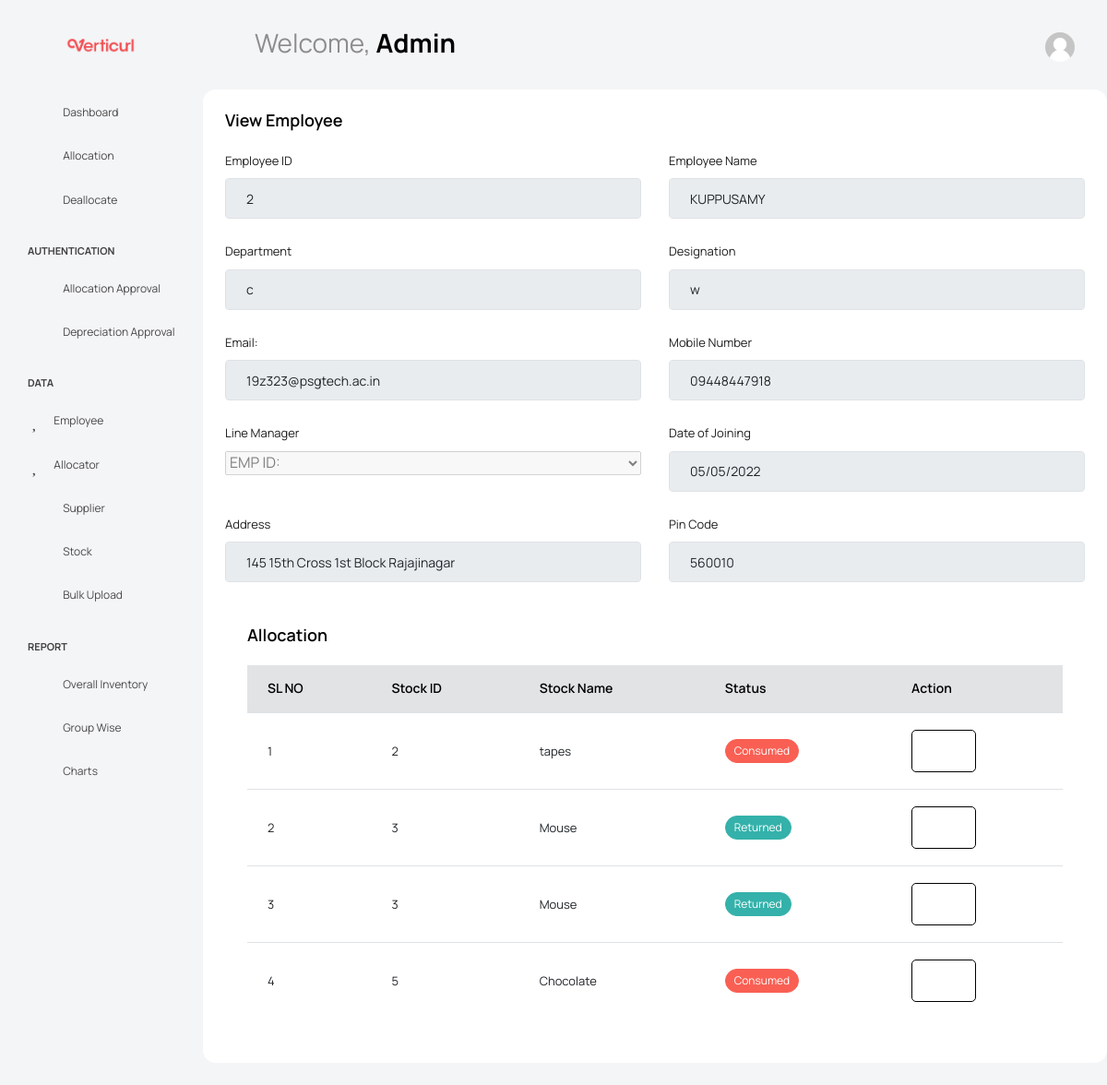
The page /viewEmployee/2/ on the database its author committed.
### App/models.py (models this page shows, shortened)
class Employee(models.Model):
    username = models.ForeignKey(User,on_delete=models.CASCADE)
    mobile = models.CharField(max_length=10)
    Department = models.CharField(max_length=20)
    Designation = models.CharField(max_length=20)
    line_manager = models.CharField(max_length=20)
    doj = models.DateField()
    address = models.CharField(max_length=500)
    pincode = models.IntegerField()

class Allocation(models.Model):
    aid = models.ForeignKey(User,on_delete=models.CASCADE)
    stock = models.ForeignKey(Stock,on_delete=models.CASCADE)
    allocated_date = models.DateField()
    return_date = models.DateField()
    returned = models.IntegerField()

class Stock(models.Model):
    id = models.IntegerField(primary_key=True)
    product_name = models.CharField(max_length=100)
    product_price = models.FloatField()
    product_type = models.CharField(max_length=20)
    supplier = models.ForeignKey(Supplier, on_delete=models.CASCADE)
    dop = models.DateField()
    temp = models.CharField(max_length=100)

### App/views.py (the view)
# urls.py: path('viewEmployee/<str:pk>/', views.viewEmployee, name='viewEmployee'),
def viewEmployee(request,pk):
    emp = User.objects.get(username=pk)
    sup = Employee.objects.get(username=emp)
    p = Employee.objects.all()
    sdate = sup.doj.strftime("%Y-%m-%d")
    a = Allocation.objects.filter(aid = emp)
    context = {
        'ls': sup,
        'ps': p,
        'sdate': sdate,
        'status' : 1,
        'a':a,
        'asset': 'Asset',
        'active': 'badge badge-pill-success',
        'exp': 'badge badge-pill-danger',
        'net': 'badge badge-pill-info',
    }
    return render(request, 'App/Admin/Employee/viewEmployee.html',context)

### templates/App/Admin/Employee/viewEmployee.html (shortened to what this page needs)
<!DOCTYPE html>
{% load static %}
<html lang="en">
<head>
  <link rel="stylesheet" href="{% static 'vendors/feather/feather.css'%} ">
  <link rel="stylesheet" href="{% static 'vendors/mdi/css/materialdesignicons.min.css'%} ">
  <link rel="stylesheet" href="{% static 'vendors/ti-icons/css/themify-icons.css'%} ">
  <link rel="stylesheet" href="{% static 'vendors/typicons/typicons.css'%} ">
  <link rel="stylesheet" href="{% static 'vendors/simple-line-icons/css/simple-line-icons.css'%} ">
  <link rel="stylesheet" href="{% static 'vendors/css/vendor.bundle.base.css'%} ">
  <link rel="stylesheet" href="{% static 'vendors/datatables.net-bs4/dataTables.bootstrap4.css'%} ">
  <link rel="stylesheet" type="text/css" href="{% static 'js/select.dataTables.min.css'%} ">
  <link rel="stylesheet" href="{% static 'vendors/select2/select2.min.css'%} ">
  <link rel="stylesheet" href="{% static 'vendors/morris.js/morris.css'%} ">
  <link rel="stylesheet" href="{% static 'vendors/select2-bootstrap-theme/select2-bootstrap.min.css'%} ">
  <link rel="stylesheet" href="{% static 'css/vertical-layout-light/style.css'%} ">
</head>
<body class="with-welcome-text">
  <div class="container-scroller">
    <nav class="navbar default-layout col-lg-12 col-12 p-0 fixed-top d-flex align-items-top flex-row">
      <div class="text-center navbar-brand-wrapper d-flex align-items-center justify-content-start">
        <div class="me-3">
          <button class="navbar-toggler navbar-toggler align-self-center" type="button" data-bs-toggle="minimize">
            <span class="icon-menu"></span>
          </button>
        </div>
        <div>
          <a class="navbar-brand brand-logo" href="/Admin_Dashboard/">
            <img src="{% static 'Assert/Logo3.png'%}" alt="logo" />
          </a>
        </div>
      </div>
      <div class="navbar-menu-wrapper d-flex align-items-top">
        <ul class="navbar-nav">
          <li class="nav-item font-weight-semibold d-none d-lg-block ms-0">
            <h1 class="welcome-text">Welcome, <span class="text-black fw-bold">Admin</span></h1>
          </li>
        </ul>
        <ul class="navbar-nav ms-auto">
          <li class="nav-item dropdown d-none d-lg-block user-dropdown">
            <a class="nav-link" id="UserDropdown" href="#" data-bs-toggle="dropdown" aria-expanded="false">
              <img class="img-xs rounded-circle" src="{% static 'images/empty_face.jpg' %}" alt="Profile image"> </a>
          </li>
        </ul>
      </div>
    </nav>
    <div class="container-fluid page-body-wrapper">
      <nav class="sidebar sidebar-offcanvas" id="sidebar">
        <ul class="nav">
          <li class="nav-item">
            <a class="nav-link" href="/Admin_Dashboard/">
              <i class="mdi mdi-grid-large menu-icon"></i>
              <span class="menu-title">Dashboard</span>
            </a>
          </li>
          <li class="nav-item">
            <a class="nav-link" href="/allocate/">
              <i class="menu-icon mdi mdi-account-key"></i>
              <span class="menu-title">Allocation</span>
            </a>
          </li>
          <li class="nav-item">
            <a class="nav-link" href="\deallocate\">
              <i class="menu-icon mdi mdi-account-minus"></i>
              <span class="menu-title">Deallocate</span>
            </a>
          </li>
          <li class="nav-item nav-category">Authentication</li>
          <li class="nav-item">
            <a class="nav-link" href="/allocationApproval/">
              <i class="menu-icon mdi  mdi mdi-check"></i>
              <span class="menu-title">Allocation Approval</span>
            </a>
          </li>
          <li class="nav-item">
            <a class="nav-link" href="/depreciationApproval/">
              <i class="menu-icon ti-arrow-down"></i>
              <span class="menu-title">Depreciation Approval</span>
            </a>
          </li>
          <li class="nav-item nav-category">Data</li>
          <li class="nav-item">
            <a class="nav-link" href="/employee/">
              <i class="menu-icon mdi  mdi mdi-account"></i>
              <span class="menu-title">Employee</span>
            </a>
          </li>
            <li class="nav-item">
            <a class="nav-link" href="/newAllocator/">
              <i class="menu-icon mdi  mdi mdi-account"></i>
              <span class="menu-title">Allocator</span>
            </a>
          </li>
          <li class="nav-item">
            <a class="nav-link" href="/supplier/">
              <i class="menu-icon mdi mdi-worker"></i>
              <span class="menu-title">Supplier</span>
            </a>
          </li>
          <li class="nav-item">
            <a class="nav-link" href="/stock/">
              <i class="menu-icon mdi mdi-cart"></i>
              <span class="menu-title">Stock</span>
            </a>
          </li>
            <li class="nav-item">
            <a class="nav-link" href="/bulk/">
              <i class="menu-icon mdi mdi-cloud"></i>
              <span class="menu-title">Bulk Upload</span>
            </a>
          </li>
          <li class="nav-item nav-category">Report</li>
          <li class="nav-item">
            <a class="nav-link"  href="/overallInventory/" >
              <i class="menu-icon mdi mdi-book-open"></i>
              <span class="menu-title">Overall Inventory</span>
            </a>
          </li>
          <li class="nav-item">
            <a class="nav-link" data-bs-toggle="collapse" href="#general-pages" aria-expanded="false" aria-controls="general-pages">
              <i class="menu-icon mdi mdi-book-multiple"></i>
              <span class="menu-title">Group Wise</span>
              <i class="menu-arrow"></i>
            </a>
          </li>
          <li class="nav-item">
            <a class="nav-link" data-bs-toggle="collapse" href="#error" aria-expanded="false" aria-controls="error">
              <i class="menu-icon mdi mdi mdi-chart-line"></i>
              <span class="menu-title">Charts</span>
              <i class="menu-arrow"></i>
            </a>
          </li>
        </ul>
      </nav>
      <div class="main-panel">
        <div class="col-12 grid-margin stretch-card">
              <div class="card">
                <div class="card-body">
                  <h4 class="card-title">View Employee</h4>
                  <form class="forms-sample">
                    <div class="form-group row">
                      <div class="col">
                          <label>Employee ID</label>
                          <input disabled type="text" class="form-control" name="username" value="{{ls.username}}" >
                      </div>
                        <div class="col">
                          <label>Employee Name</label>
                          <input disabled type="text" class="form-control" name="first_name" value="{{ls.username.first_name}}">
                        </div>
                      </div>
                    <div class="form-group row">
                      <div class="col">
                          <label>Department</label>
                          <input disabled type="text" class="form-control" name="Department" value="{{ls.Department}}">
                        </div>
                      <div class="col">
                          <label>Designation</label>
                          <input disabled type="text" class="form-control" name="Designation" value="{{ls.Designation}}">
                        </div>
                    </div>
                    <div class="form-group row">
                      <div class="col">
                        <label>Email:</label>
                        <input disabled name="email" value="{{ls.username.email}}" class="form-control" data-inputmask="'alias': 'email'" />
                      </div>
                      <div class="col">
                        <label>Mobile Number</label>
                        <input disabled type="text" class="form-control" name="mobile" value="{{ls.mobile}}">
                      </div>
                    </div>
                    <div class="form-group row">
                      <div class="col">
                        <label>Line Manager</label>
                        <select disabled name="line_manager" class="js-example-basic-single w-100">
                            <option  value="{{ls.line_manager}}" >EMP ID: {{ls.line_manager}}</option>
                            </select>
                      </div>
                      <div class="col">
                        <label >Date of Joining</label>
                        <input disabled type="date" class="form-control" name="doj" value="{{sdate}}">
                      </div>
                    </div>
                    <div class="form-group row" >
                      <div class="col" >
                         <label>Address</label>
                         <input disabled type="text" class="form-control" name="address" value="{{ls.address}}">
                      </div>
                      <div class="col">
                        <label>Pin Code</label>
                         <input disabled type="text" class="form-control" name="pincode" value="{{ls.pincode}}">
                      </div>
                    </div>
                     <div class="card">
            <div class="card-body">
              <h4 class="card-title">Allocation</h4>
              <div class="row">
                <div class="col-12">
                  <div class="table-responsive">
                    <table id="order-listing" class="table">
                                                        <thead class="table-secondary">
                        <tr>
                            <th>SL NO</th>
                            <th>Stock ID</th>
                            <th>Stock Name</th>
                            <th>Status</th>
                            <th>Action</th>
                        </tr>
                      </thead>
                      <tbody>
                      {% for i in a %}
                        <tr>
                            <td>{{ forloop.counter}}</td>
                      <td>{{i.stock.id}}</td>
                      <td>{{i.stock.product_name}}</td>
                        {%if i.stock.product_type == asset%}
                            {%if i.returned == status%}
                                <td><span class='{{active}}'>Returned</span></td>
                            {% else %}
                                <td><span class='{{net}}'>Holding</span></td>
                        {% endif %}
                            <td>
                          <div>
                            <a href="{% url 'viewStock' i.id %}" type="button" class="btn btn-outline-dark btn-icon-text">
                          <i class="ti-eye btn-icon-prepend"></i>
                        </a>
                          </div>
                        </td>
                        {% else %}
                            <td><span class='{{exp}}'>Consumed</span></td>
                            <td>
                          <div>
                            <a  href="{% url 'viewConsumable' i.id %}" type="button" class="btn btn-outline-dark btn-icon-text">
                          <i class="ti-eye btn-icon-prepend"></i>
                        </a>
                          </div>
                        </td>
                        {% endif %}
                        </tr>
{% endfor %}
                      </tbody>
                    </table>
                  </div>
                </div>
              </div>
            </div>
          </div>
                  </form>
                </div>
              </div>
            </div>
      </div>
      </div>
    </div>
</body>
</html>

### rows shown on the page
Employee: username "2", first_name "KUPPUSAMY", Department "c", Designation "w", email "19z323@psgtech.ac.in", mobile "09448447918", address "145 15th Cross 1st Block Rajajinagar", pincode "560010"
Allocation: stock.id "2", stock.product_name "tapes"
Allocation: stock.id "3", stock.product_name "Mouse"
Allocation: stock.id "3", stock.product_name "Mouse"
Allocation: stock.id "5", stock.product_name "Chocolate"
